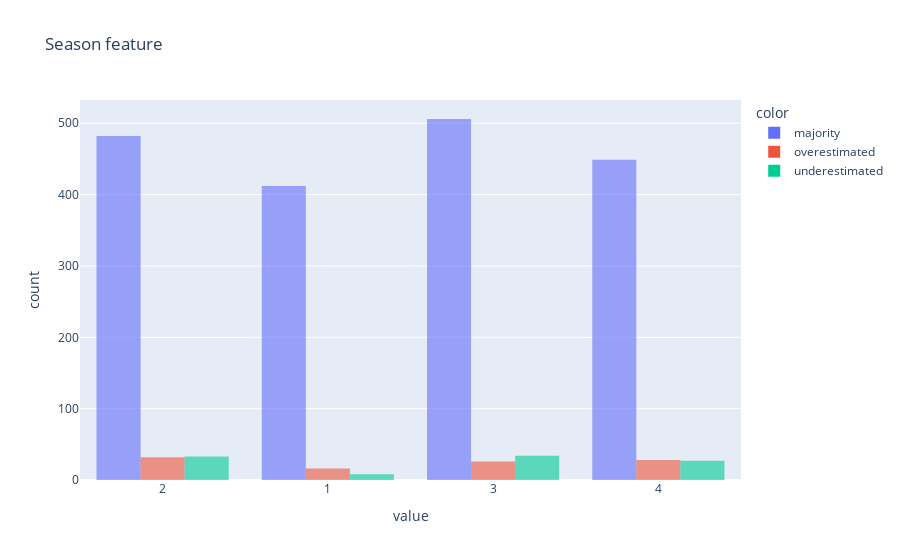

Notebook code cell kept with this figure:
### Markdown cell above
iii) kolom `season` dan kolom `weathersit`

### Code cell
cnt_result[['season', 'weathersit']] = X_test[['season', 'weathersit']].astype(str)
px.histogram(cnt_result['season'], color=cnt_result['error_group'], opacity=0.6, barmode='group', title="Season feature")

### Figure 1 — Plotly figure (JSON) as saved in the notebook; plotly's stock layout.template omitted (floating-point values rounded to 4 significant figures; data arrays with more than 128 entries replaced by an {"elided": "..."} marker saying what was removed)
{"data": [{"alignmentgroup": "True", "bingroup": "x", "hovertemplate": "color=majority<br>value=%{x}<br>count=%{y}<extra></extra>", "legendgroup": "majority", "marker": {"color": "#636efa", "opacity": 0.6, "pattern": {"shape": ""}}, "name": "majority", "offsetgroup": "majority", "orientation": "v", "showlegend": true, "type": "histogram", "x": {"elided": "1849 str values"}, "xaxis": "x", "yaxis": "y"}, {"alignmentgroup": "True", "bingroup": "x", "hovertemplate": "color=overestimated<br>value=%{x}<br>count=%{y}<extra></extra>", "legendgroup": "overestimated", "marker": {"color": "#EF553B", "opacity": 0.6, "pattern": {"shape": ""}}, "name": "overestimated", "offsetgroup": "overestimated", "orientation": "v", "showlegend": true, "type": "histogram", "x": ["3", "2", "3", "4", "2", "4", "2", "3", "2", "3", "1", "4", "1", "2", "3", "4", "3", "2", "4", "3", "4", "3", "3", "3", "1", "2", "3", "3", "1", "2", "3", "1", "4", "2", "2", "1", "4", "4", "4", "4", "1", "4", "3", "2", "4", "2", "3", "4", "4", "3", "2", "4", "3", "3", "3", "3", "2", "2", "2", "1", "2", "4", "1", "2", "2", "2", "2", "2", "4", "2", "2", "4", "4", "4", "1", "4", "2", "1", "1", "2", "3", "4", "1", "2", "3", "2", "2", "1", "2", "3", "3", "4", "1", "3", "1", "2", "4", "4", "4", "3", "2", "4"], "xaxis": "x", "yaxis": "y"}, {"alignmentgroup": "True", "bingroup": "x", "hovertemplate": "color=underestimated<br>value=%{x}<br>count=%{y}<extra></extra>", "legendgroup": "underestimated", "marker": {"color": "#00cc96", "opacity": 0.6, "pattern": {"shape": ""}}, "name": "underestimated", "offsetgroup": "underestimated", "orientation": "v", "showlegend": true, "type": "histogram", "x": ["4", "3", "1", "3", "1", "4", "3", "4", "2", "3", "2", "3", "3", "1", "1", "2", "4", "4", "4", "2", "3", "4", "3", "4", "3", "3", "1", "4", "4", "2", "2", "3", "2", "2", "3", "2", "3", "2", "3", "4", "3", "3", "3", "2", "2", "3", "2", "4", "3", "2", "3", "4", "2", "4", "4", "3", "2", "3", "4", "4", "1", "2", "2", "4", "1", "3", "2", "3", "2", "2", "2", "2", "2", "3", "3", "3", "3", "2", "2", "4", "4", "4", "2", "4", "3", "3", "2", "3", "2", "2", "4", "1", "4", "2", "2", "3", "4", "4", "3", "4", "2", "3"], "xaxis": "x", "yaxis": "y"}], "layout": {"barmode": "group", "legend": {"title": {"text": "color"}, "tracegroupgap": 0}, "title": {"text": "Season feature"}, "xaxis": {"anchor": "y", "domain": [0, 1], "title": {"text": "value"}}, "yaxis": {"anchor": "x", "domain": [0, 1], "title": {"text": "count"}}}}
